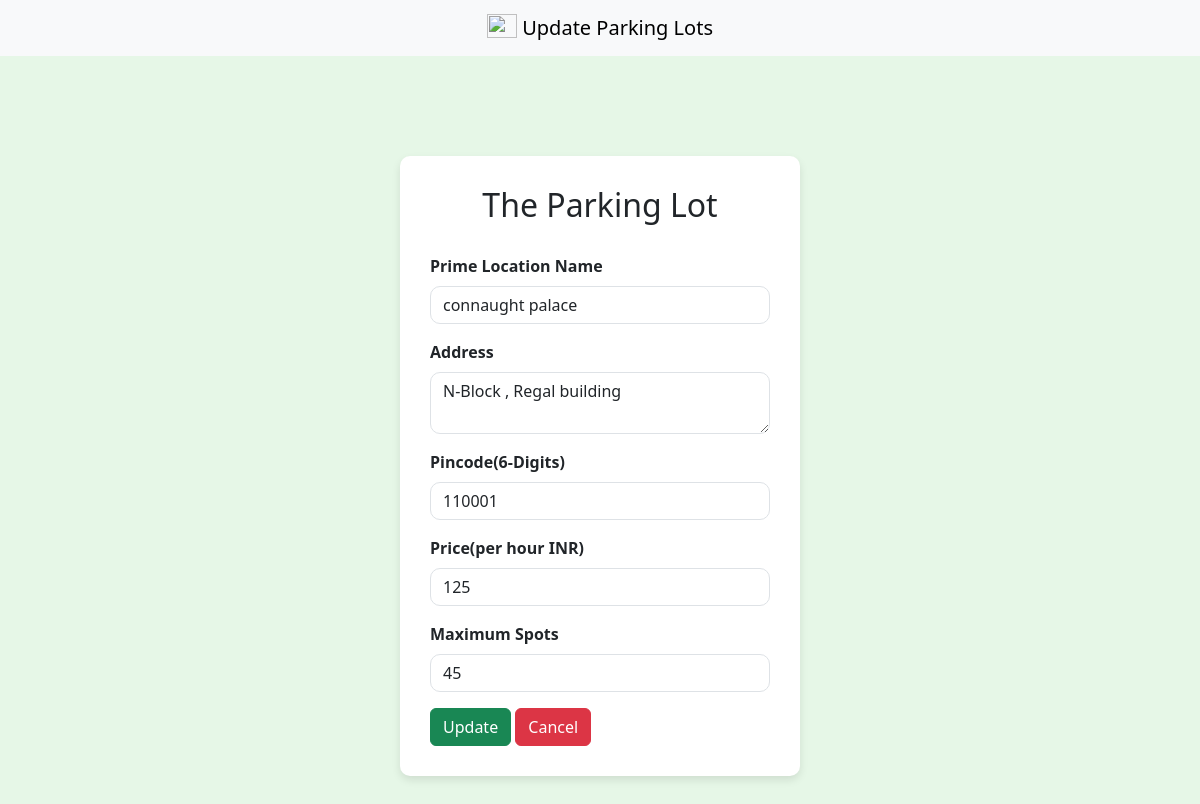
Page /admin/dashboard/editlot/1 (signed in) on the committed database.
### models/models.py (models this page shows)
class ParkingLot(db.Model):
    id=db.Column(db.Integer(),primary_key=True)
    location_name = db.Column(db.String(250),nullable=False)
    pincode=db.Column(db.Integer(),nullable=False)
    price=db.Column(db.Integer(),nullable=False)
    max_spots=db.Column(db.Integer(),nullable=False)
    address=db.Column(db.String(250),nullable=False)
    occupied=db.Column(db.Integer(),default=0)

### controllers/controllers.py (the view, shortened to what this page needs)
@controllers.route("/admin/dashboard/editlot/<int:lot_id>", methods=['GET','POST'])
def editParkingLot(lot_id):
    status = session.get("status")
    if status is not None and int(status) > 0:
        parkinglot=ParkingLot.query.get_or_404(lot_id)
        return render_template("editParkingLot.html",parkinglot=parkinglot)
    else:
        return redirect("/login")

### templates/editParkingLot.html (shortened to what this page needs)
<!DOCTYPE html>
<html lang="en">
<head>
    <link href="https://cdn.jsdelivr.net/npm/bootstrap@5.3.0-alpha1/dist/css/bootstrap.min.css" rel="stylesheet">
</head>
<body>
    <nav class="navbar bg-body-tertiary">
  <div class="container-fluid text-center">
    <a class="navbar-brand mx-auto " href="#">
      <img src="https://images.pexels.com/photos/164634/pexels-photo-164634.jpeg?_gl=1*1rfblvq*_ga*MTY5NDc0NzA3NC4xNzUzMjk4NzE5*_ga_8JE65Q40S6*czE3NTMyOTg3MTgkbzEkZzEkdDE3NTMyOTg3MjMkajU1JGwwJGgw" width="30" height="24" class="d-inline-block align-text-top" style="align-content: center;">
      Update Parking Lots
    </a>
  </div>
        </nav>
    <div class="login-container">
        <h2>The Parking Lot</h2>
        <form action="/admin/dashboard/editlot/{{ parkinglot.id }}" method="POST">
            <div class="mb-3">
                <label for="text" class="form-label"><b>Prime Location Name</b></label>
                <input type="text" class="form-control" id="location_name" placeholder="Enter Location Name" name ="location_name" required value="{{ parkinglot.location_name }}">
            </div>
            <div class="mb-3">
                <label for="address" class="form-label"><b>Address</b></label>
                <textarea type="address" class="form-control" id="address" placeholder="Enter your address" name="address" required >{{ parkinglot.address }}</textarea>
            </div>
             <div class="mb-3">
                <label for="number" class="form-label"><b>Pincode(6-Digits)</b></label>
                <input type="number" class="form-control" id="pincode" placeholder="pincode" name ="pincode" required  value="{{ parkinglot.pincode }}">
            </div>
             <div class="mb-3">
                <label for="number" class="form-label"><b>Price(per hour INR)</b></label>
                <input type="number" class="form-control" id="price" placeholder="price" name ="price" required value="{{ parkinglot.price }}">
            </div>
             <div class="mb-3">
                <label for="number" class="form-label"><b>Maximum Spots</b></label>
                <input type="number" class="form-control" id="max_spots" placeholder="max_spots" name ="max_spots" required value="{{ parkinglot.max_spots }}">
            </div>
            <button type="submit" class="btn btn-success" href="">Update</button>
            <a href="/admin/dashboard" class="btn btn-danger">Cancel</a>
        </form>
    </div>
</body>
</html>

### templates/editParkingLot.html (style rules this page uses)
body { background-color: #e6f7e7; }
.login-container { max-width: 400px; margin: 100px auto; background-color: white; padding: 30px; border-radius: 10px; box-shadow: 0 4px 8px rgba(0, 0, 0, 0.1); }
.login-container h2 { text-align: center; margin-bottom: 30px; }
.form-control { border-radius: 10px; }

### rows in the picture
ParkingLot: location_name "connaught palace", address "N-Block , Regal building", pincode "110001", price "125", max_spots "45"
